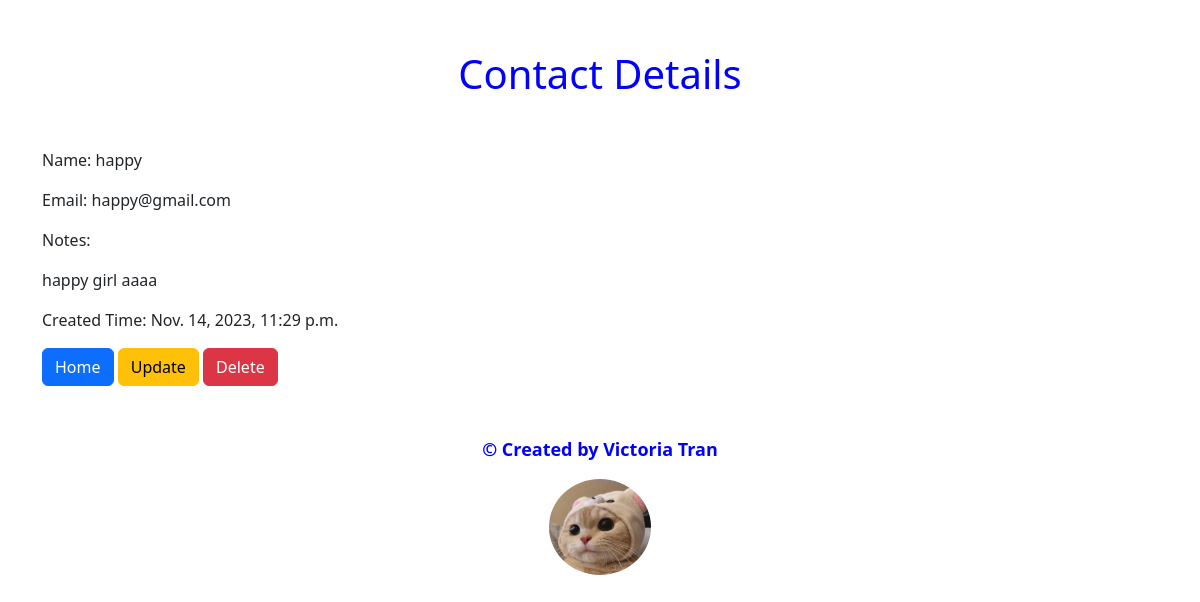
The page /contacts/4/ on the database its author committed.
### contacts/models.py (models this page shows)
class Contact(models.Model):
    name = models.CharField(max_length=20, null=False, unique=True, error_messages={'unique':"Contact with this name already exists."})
    email = models.EmailField(null=False, unique=True, error_messages={
        'unique': "This email is already in use.",
        'required': "Email field cannot be empty.",
        'invalid': "Enter a valid email address."})
    notes = models.TextField(max_length = 200, default="", blank="True") #multiple lines of text
    created_time = models.DateTimeField(auto_now_add=True)

### contacts/views.py (the view)
# urls.py: path("contacts/<int:pk>/", ContactDetailView.as_view(), name="contact_detail"),
class ContactDetailView(DetailView):
    model = Contact

### contacts/templates/contacts/contact_detail.html
{% extends "base.html" %}
{% block content %}
<h1>Contact Details</h1>
<p>Name: {{contact.name}}</p>
<p>Email: {{contact.email}}</p>
<p>Notes: </p>
<p>{{contact.notes}}</p>
<p>Created Time: {{contact.created_time}}</p>
<a class="btn btn-primary" href="{% url 'contact_list' %}" role="button">Home</a>
<a class="btn btn-warning" href="{% url 'contact_update' contact.pk %}" role="button">Update</a>
<a class="btn btn-danger" href="{% url 'contact_delete' contact.pk %}" role="button">Delete</a>
{% endblock content %}

### templates/base.html (style rules this page uses)
h1 { text-align: center; margin: 50px; color: blue; }

### rows shown on the page
Contact: name "happy", email "happy@gmail.com", notes "happy girl aaaa", created_time "Nov. 14, 2023, 11:29 p.m."
